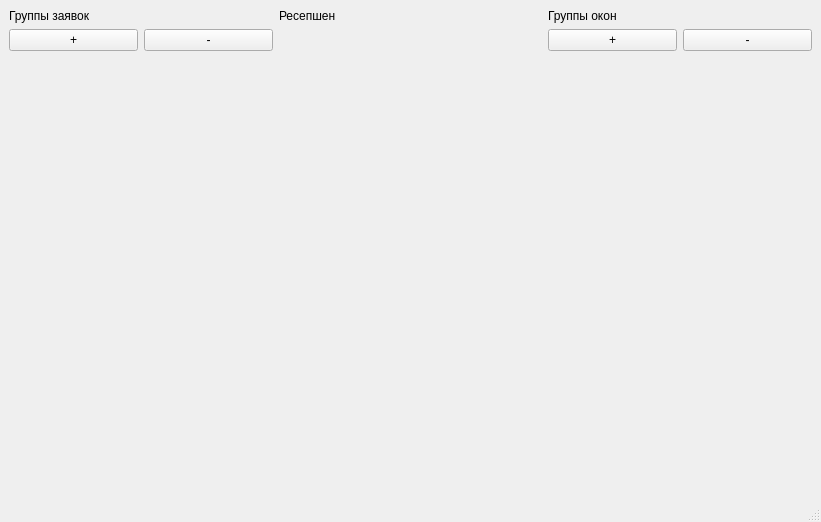
<?xml version="1.0" encoding="UTF-8"?>
<ui version="4.0">
 <class>MainWindow</class>
 <widget class="QMainWindow" name="MainWindow">
  <property name="geometry">
   <rect>
    <x>0</x>
    <y>0</y>
    <width>821</width>
    <height>522</height>
   </rect>
  </property>
  <property name="windowTitle">
   <string>MainWindow</string>
  </property>
  <widget class="QWidget" name="centralwidget">
   <layout class="QHBoxLayout" name="horizontalLayout_3">
    <item>
     <layout class="QVBoxLayout" name="verticalLayout_2">
      <item>
       <widget class="QLabel" name="label">
        <property name="text">
         <string>Группы заявок</string>
        </property>
       </widget>
      </item>
      <item>
       <layout class="QHBoxLayout" name="horizontalLayout">
        <item>
         <widget class="QPushButton" name="groupPlusPB">
          <property name="text">
           <string>+</string>
          </property>
         </widget>
        </item>
        <item>
         <widget class="QPushButton" name="groupMinusPB">
          <property name="text">
           <string>-</string>
          </property>
         </widget>
        </item>
       </layout>
      </item>
      <item>
       <layout class="QVBoxLayout" name="groupsVL"/>
      </item>
      <item>
       <spacer name="verticalSpacer">
        <property name="orientation">
         <enum>Qt::Vertical</enum>
        </property>
        <property name="sizeHint" stdset="0">
         <size>
          <width>20</width>
          <height>40</height>
         </size>
        </property>
       </spacer>
      </item>
     </layout>
    </item>
    <item>
     <layout class="QVBoxLayout" name="verticalLayout_3">
      <item>
       <widget class="QLabel" name="label_2">
        <property name="text">
         <string>Ресепшен</string>
        </property>
       </widget>
      </item>
      <item>
       <layout class="QVBoxLayout" name="receptionVL"/>
      </item>
      <item>
       <spacer name="verticalSpacer_2">
        <property name="orientation">
         <enum>Qt::Vertical</enum>
        </property>
        <property name="sizeHint" stdset="0">
         <size>
          <width>20</width>
          <height>40</height>
         </size>
        </property>
       </spacer>
      </item>
     </layout>
    </item>
    <item>
     <layout class="QVBoxLayout" name="verticalLayout_4">
      <item>
       <widget class="QLabel" name="label_3">
        <property name="text">
         <string>Группы окон</string>
        </property>
       </widget>
      </item>
      <item>
       <layout class="QHBoxLayout" name="horizontalLayout_2">
        <item>
         <widget class="QPushButton" name="windowsPlusPB">
          <property name="text">
           <string>+</string>
          </property>
         </widget>
        </item>
        <item>
         <widget class="QPushButton" name="windowsMinusPB">
          <property name="text">
           <string>-</string>
          </property>
         </widget>
        </item>
       </layout>
      </item>
      <item>
       <layout class="QVBoxLayout" name="windowsVL"/>
      </item>
      <item>
       <spacer name="verticalSpacer_3">
        <property name="orientation">
         <enum>Qt::Vertical</enum>
        </property>
        <property name="sizeHint" stdset="0">
         <size>
          <width>20</width>
          <height>40</height>
         </size>
        </property>
       </spacer>
      </item>
     </layout>
    </item>
   </layout>
  </widget>
  <widget class="QMenuBar" name="menubar">
   <property name="geometry">
    <rect>
     <x>0</x>
     <y>0</y>
     <width>821</width>
     <height>23</height>
    </rect>
   </property>
  </widget>
  <widget class="QStatusBar" name="statusbar"/>
 </widget>
 <resources/>
 <connections/>
</ui>
